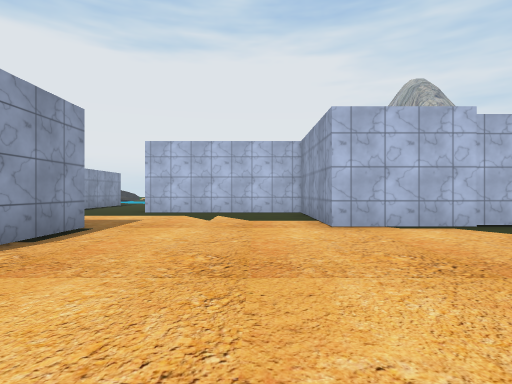
[1] (above)

24 first-person views from a walk through a 3-D level made in the Unity game engine. The camera is 1.3 m above the floor, looks level and sees 80° across. The floor is counted in squares, 2 m on a side. Each view is taken from the middle of a square. On the plan, view 1 faces up. The plan holds only what a view shows up to about 10 squares ahead; the rest is blank. The place goes on beyond the plan. The player character is not drawn. Some surface patterns are stand-ins.

[2]
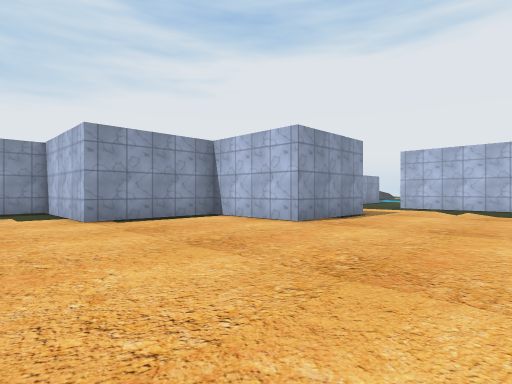

[3]
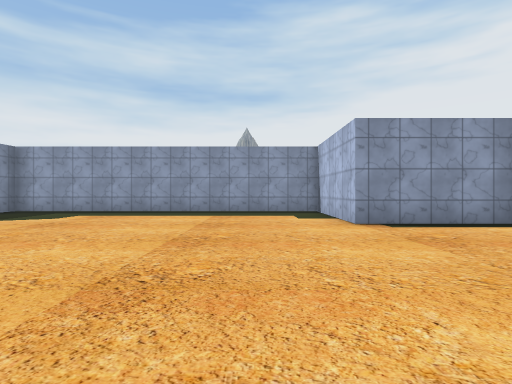

[4]
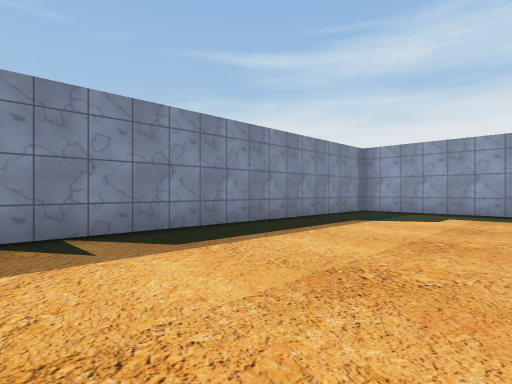

[5]
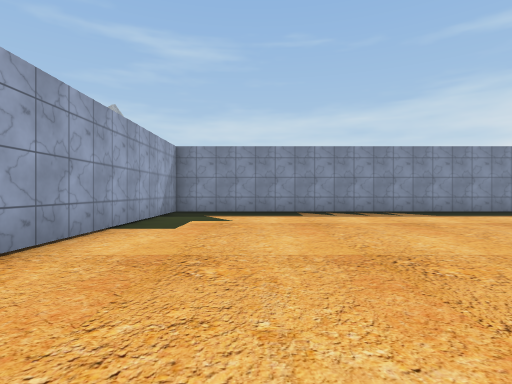

[6]
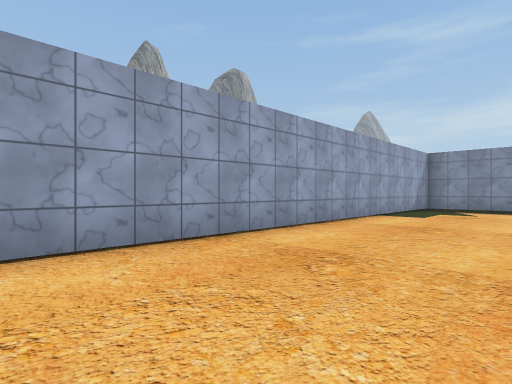

[7]
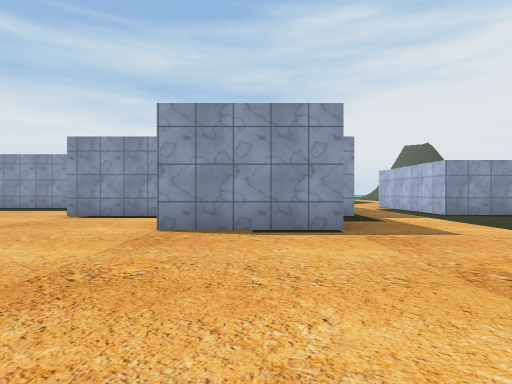

[8]
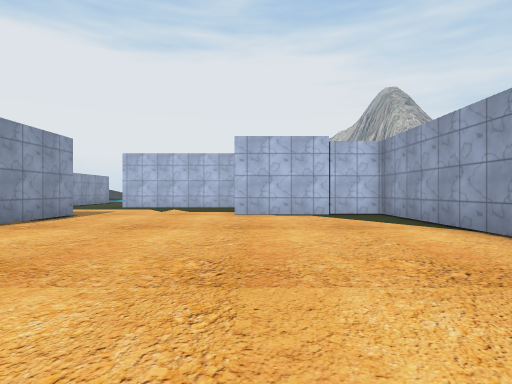

[9]
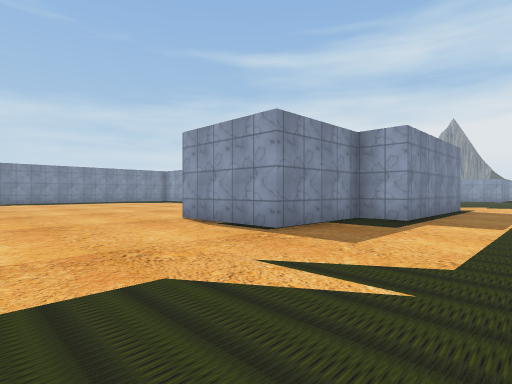

[10]
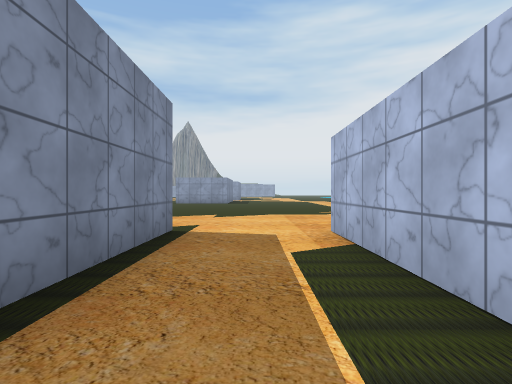

[11]
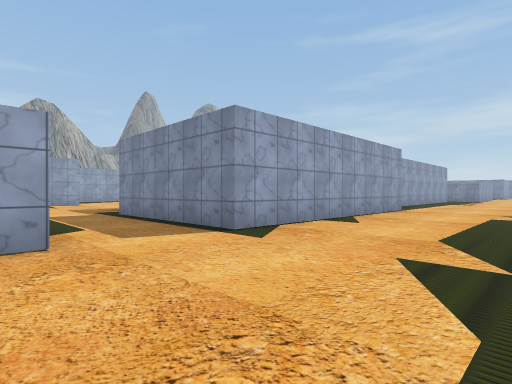

[12]
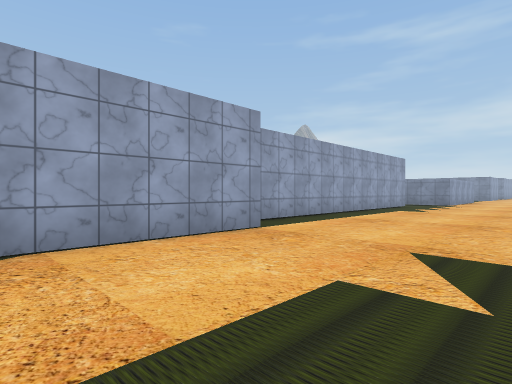

[13]
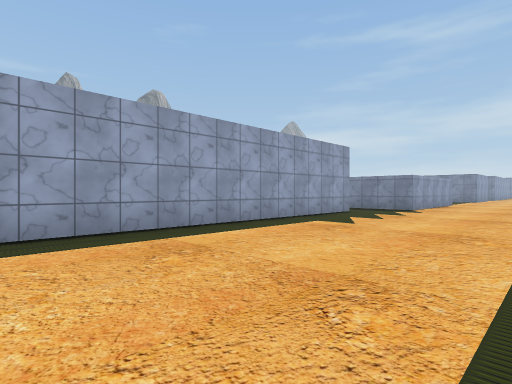

[14]
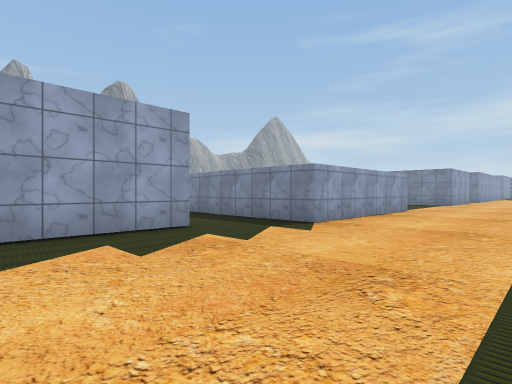

[15]
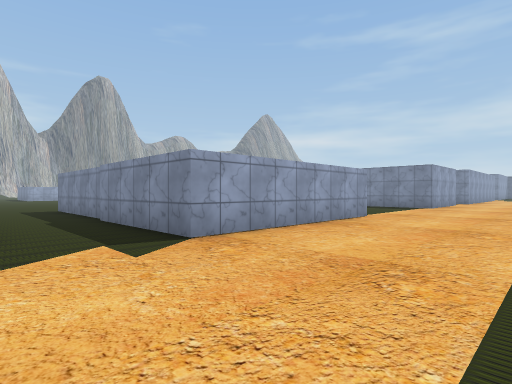

[16]
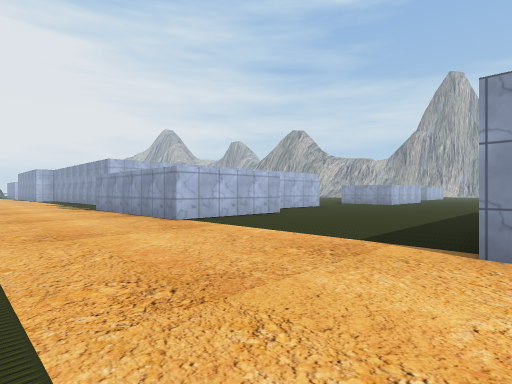

[17]
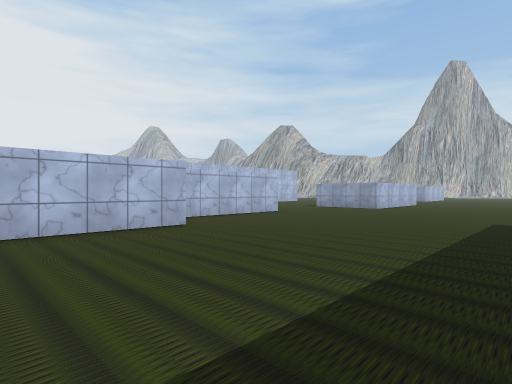

[18]
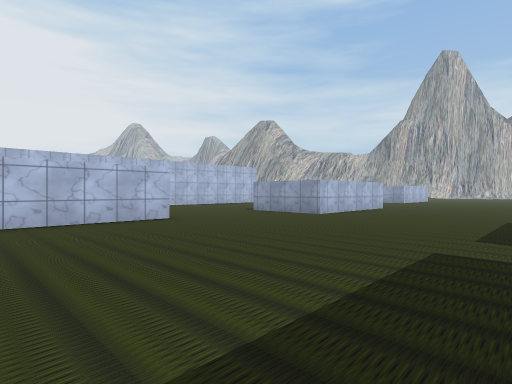

[19]
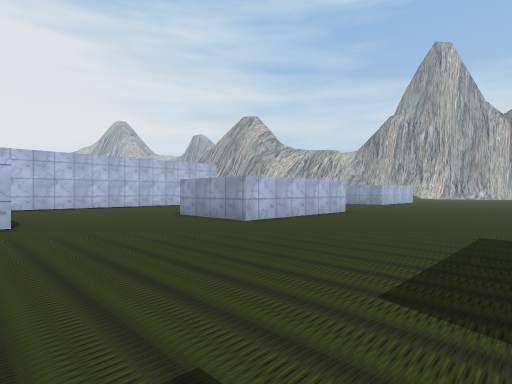

[20]
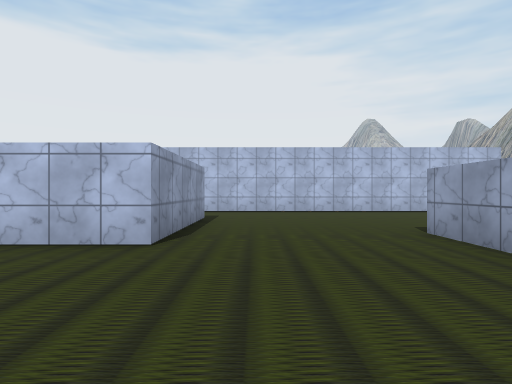

[21]
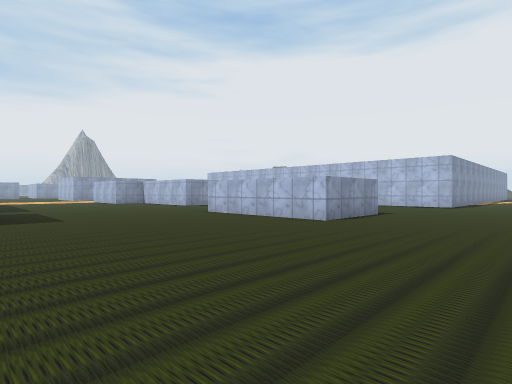

[22]
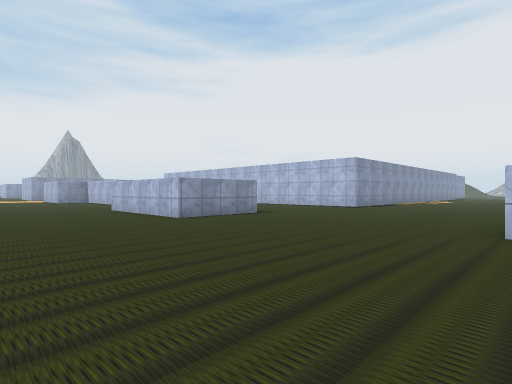

[23]
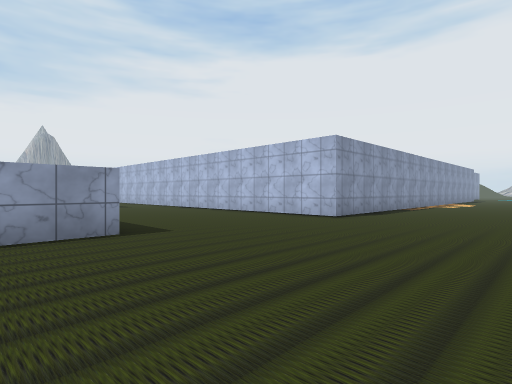

[24]
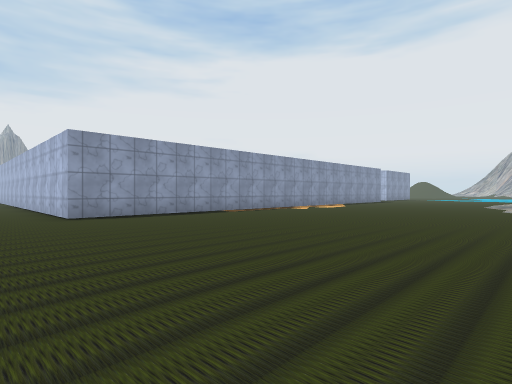

### Floor plan
Points are (right, up) in squares from view 1. A wall is a line through its corners. A room is listed if a view was taken in it or the views show most of it. See-through windows are left out.
Room 1 (views 1, 2, 3, 4, 5, 6, 7, 8, 9, 10)
walls: (-6.1, 6.6) (-6.1, 5.5) (-3.1, 5.5) (-3.1, 2.4) (-6.1, 2.4) (-6.1, -1) (-9.8, -1) (-9.7, -10.7) (5.5, -10.7) (5.6, 5.6) (1.4, 5.6) (1.4, 9.4) (-3.5, 9.4); (-6.4, 11.1) (-6.4, 9.2)
ways out: opening at (-5.5, 7.5) to room 2
Room 2 (views 11, 12, 13, 14, 15, 16, 17, 18, 19, 20, 21, 22, 23, 24)
walls: (5.2, -16.1) (5.2, -19) (0.7, -19) (0.7, -16.1); (6, -6.8) (6, -11.1) (-3.8, -11.1); (-7.6, -18.8) (-11.4, -18.8) (-11.4, -13.4) (-3.3, -13.4) (-3.3, -17.3) (-6.9, -17.3); (-10.2, -11.1) (-10.2, -2); (-11.1, -1.1) (-11.1, 6.6) (-6.1, 6.6); (-6.4, 9.2) (-11.1, 9.2) (-11.1, 9.8)
ways out: opening at (-5.5, 7.5) to room 1

Positions as (right, up) in squares from view 1, and headings:
1: (0, 0), facing up
2: (1, -3), facing up-left
3: (0, -3), facing left
4: (0, -6), facing down-left
5: (3, -1), facing down
6: (2, 2), facing down-right
7: (2, 4), facing left
8: (2, -3), facing up
9: (1, 9), facing down-left
10: (-6, 8), facing left
11: (-15, 10), facing down-right
12: (-15, 3), facing down-right
13: (-15, -2), facing down-right
14: (-15, -8), facing down-right
15: (-15, -11), facing down-right
16: (-15, -25), facing up-right
17: (-11, -24), facing up-right
18: (-7, -24), facing up-right
19: (-4, -24), facing up-right
20: (-2, -21), facing up
21: (9, -25), facing up-left
22: (12, -23), facing up-left
23: (10, -18), facing up-left
24: (14, -13), facing up-left
